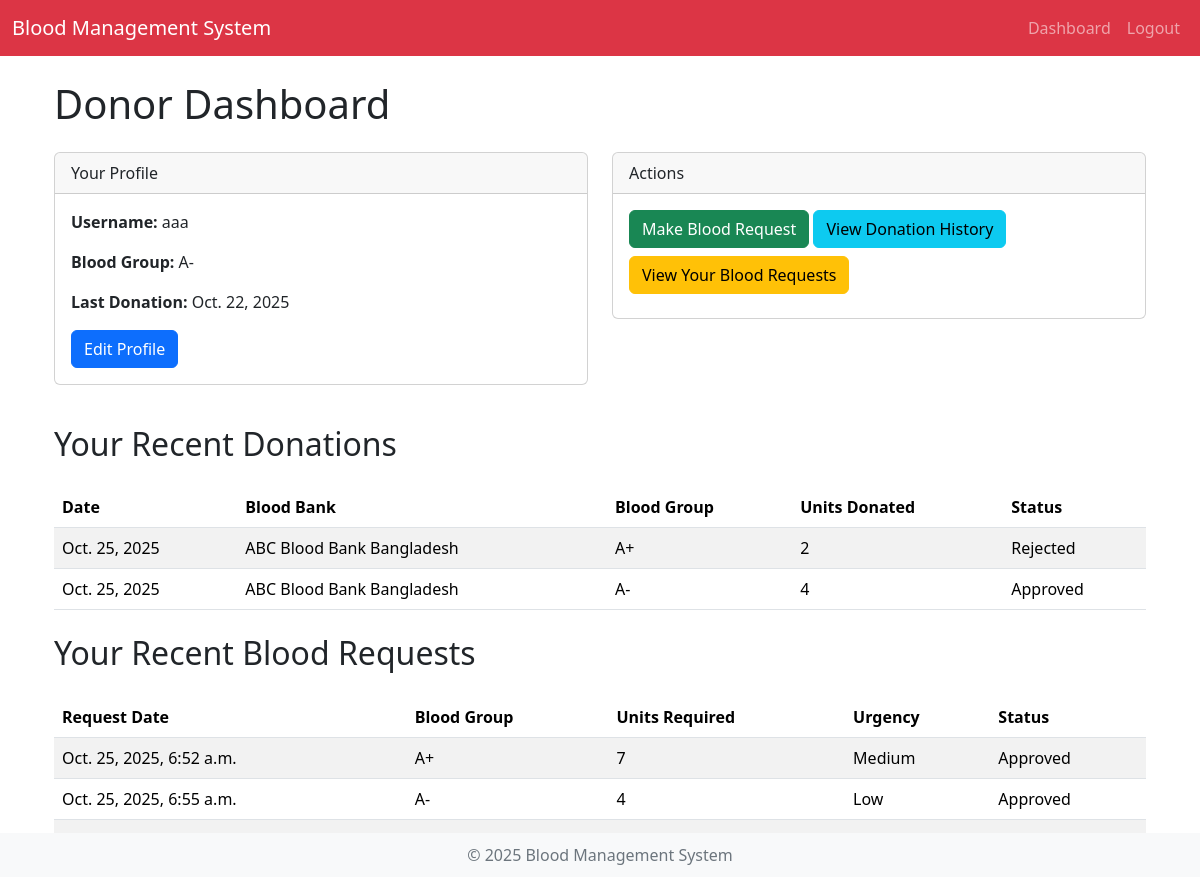
Page /donor_dashboard/ (signed in) on the committed database.
### core/models.py (models this page shows, shortened)
class Donor(models.Model):
    user = models.OneToOneField(User, on_delete=models.CASCADE, primary_key=True)
    blood_group = models.CharField(max_length=5, choices=[
        ("A+", "A+"), ("A-", "A-"), ("B+", "B+"), ("B-", "B-"),
        ("AB+", "AB+"), ("AB-", "AB-"), ("O+", "O+"), ("O-", "O-")
    ])
    date_of_birth = models.DateField(blank=True, null=True)
    last_donation_date = models.DateField(blank=True, null=True)
    phone_number = models.CharField(max_length=20, blank=True, null=True)
    address = models.TextField(blank=True, null=True)

class User(AbstractUser):
    is_donor = models.BooleanField(default=False)
    is_admin = models.BooleanField(default=False)

class Donation(models.Model):
    donor = models.ForeignKey(Donor, on_delete=models.CASCADE, related_name="donations")
    blood_bank = models.ForeignKey(BloodBank, on_delete=models.CASCADE, related_name="received_donations")
    donation_date = models.DateField(auto_now_add=True)
    blood_group = models.CharField(max_length=5, choices=[
        ("A+", "A+"), ("A-", "A-"), ("B+", "B+"), ("B-", "B-"),
        ("AB+", "AB+"), ("AB-", "AB-"), ("O+", "O+"), ("O-", "O-")
    ])
    units_donated = models.PositiveIntegerField()
    status = models.CharField(max_length=50, choices=[
        ("Pending", "Pending"), ("Approved", "Approved"), ("Rejected", "Rejected")
    ], default="Pending")

class BloodBank(models.Model):
    name = models.CharField(max_length=100)
    location = models.CharField(max_length=255)
    contact_number = models.CharField(max_length=20, blank=True, null=True)
    email = models.EmailField(blank=True, null=True)

class BloodRequest(models.Model):
    request_by = models.ForeignKey(User, on_delete=models.CASCADE, related_name="blood_requests")
    blood_group = models.CharField(max_length=5, choices=[
        ("A+", "A+"), ("A-", "A-"), ("B+", "B+"), ("B-", "B-"),
        ("AB+", "AB+"), ("AB-", "AB-"), ("O+", "O+"), ("O-", "O-")
    ])
    units_required = models.PositiveIntegerField()
    urgency = models.CharField(max_length=50, choices=[
        ("Low", "Low"), ("Medium", "Medium"), ("High", "High"), ("Emergency", "Emergency")
    ])
    request_date = models.DateTimeField(auto_now_add=True)
    is_approved = models.BooleanField(default=False)
    fulfilled_by_blood_bank = models.ForeignKey(BloodBank, on_delete=models.SET_NULL, null=True, blank=True)

### core/views.py (the view)
# urls.py: path("donor_dashboard/", views.donor_dashboard, name="donor_dashboard"),
@login_required
@user_passes_test(is_donor)
def donor_dashboard(request):
    donor = request.user.donor
    donations = donor.donations.all()
    blood_requests = BloodRequest.objects.filter(request_by=request.user)
    context = {
        'donor': donor,
        'donations': donations,
        'blood_requests': blood_requests,
    }
    return render(request, 'donor_dashboard.html', context)

### core/views.py (called while the page is built)
def is_donor(user):
    return user.is_authenticated and user.is_donor

### core/templates/donor_dashboard.html (shortened to what this page needs)
{% extends 'base.html' %}
{% block content %}
<div class="container">
    <h1 class="my-4">Donor Dashboard</h1>
    <div class="row">
        <div class="col-md-6">
            <div class="card mb-3">
                <div class="card-header">Your Profile</div>
                <div class="card-body">
                    <p><strong>Username:</strong> {{ donor.user.username }}</p>
                    <p><strong>Blood Group:</strong> {{ donor.blood_group }}</p>
                    <p><strong>Last Donation:</strong> {{ donor.last_donation_date|default:"N/A" }}</p>
                    <a href="{% url 'donor_profile' %}" class="btn btn-primary">Edit Profile</a>
                </div>
            </div>
        </div>
        <div class="col-md-6">
            <div class="card mb-3">
                <div class="card-header">Actions</div>
                <div class="card-body">
                    <a href="{% url 'make_blood_request' %}" class="btn btn-success mb-2">Make Blood Request</a>
                    <a href="{% url 'donor_donation_history' %}" class="btn btn-info mb-2">View Donation History</a>
                    <a href="{% url 'donor_blood_requests' %}" class="btn btn-warning mb-2">View Your Blood Requests</a>
                </div>
            </div>
        </div>
    </div>
    <h2 class="my-4">Your Recent Donations</h2>
    {% if donations %}
    <table class="table table-striped">
        <thead>
            <tr>
                <th>Date</th>
                <th>Blood Bank</th>
                <th>Blood Group</th>
                <th>Units Donated</th>
                <th>Status</th>
            </tr>
        </thead>
        <tbody>
            {% for donation in donations %}
            <tr>
                <td>{{ donation.donation_date }}</td>
                <td>{{ donation.blood_bank.name }}</td>
                <td>{{ donation.blood_group }}</td>
                <td>{{ donation.units_donated }}</td>
                <td>{{ donation.status }}</td>
            </tr>
            {% endfor %}
        </tbody>
    </table>
    {% else %}
    <p>No donations recorded yet.</p>
    {% endif %}
    <h2 class="my-4">Your Recent Blood Requests</h2>
    {% if blood_requests %}
    <table class="table table-striped">
        <thead>
            <tr>
                <th>Request Date</th>
                <th>Blood Group</th>
                <th>Units Required</th>
                <th>Urgency</th>
                <th>Status</th>
            </tr>
        </thead>
        <tbody>
            {% for request in blood_requests %}
            <tr>
                <td>{{ request.request_date }}</td>
                <td>{{ request.blood_group }}</td>
                <td>{{ request.units_required }}</td>
                <td>{{ request.urgency }}</td>
                <td>{% if request.is_approved %}Approved{% else %}Pending{% endif %}</td>
            </tr>
            {% endfor %}
        </tbody>
    </table>
    {% else %}
    <p>No blood requests made yet.</p>
    {% endif %}
</div>
{% endblock %}

### core/templates/base.html (style rules this page uses)
body { padding-top: 56px; }

### rows in the picture
Donor: user.username "aaa", blood_group "A-", last_donation_date "Oct. 22, 2025"
Donation: donation_date "Oct. 25, 2025", blood_bank.name "ABC Blood Bank Bangladesh", blood_group "A+", units_donated "2", status "Rejected"
Donation: donation_date "Oct. 25, 2025", blood_bank.name "ABC Blood Bank Bangladesh", blood_group "A-", units_donated "4", status "Approved"
BloodRequest: request_date "Oct. 25, 2025, 6:52 a.m.", blood_group "A+", units_required "7", urgency "Medium", is_approved "Approved"
BloodRequest: request_date "Oct. 25, 2025, 6:55 a.m.", blood_group "A-", units_required "4", urgency "Low", is_approved "Approved"
